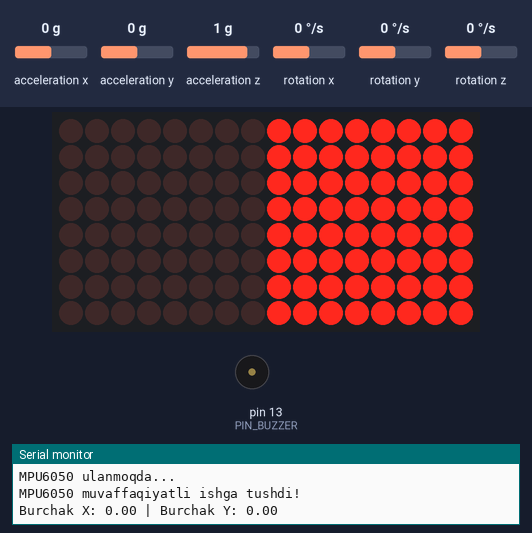
Recording of a sketch running on a simulated Arduino Uno, built with avr-gcc and run on an emulated ATmega328P. On the bench: 16×8 LED matrix, buzzer (waves = sounding), the last lines printed to the serial monitor. Wiring (inferred from the names in the program): 2 × MAX7219 LED driver (orientation assumed): data pin 5; clock pin 4; CS pin 6. The inputs (shaded band) are chosen by the test bench; at power-on: acceleration x 0 g, acceleration y 0 g, acceleration z 1 g, rotation x 0 °/s, rotation y 0 °/s, rotation z 0 °/s. Random numbers use the default seed unless the sketch sets one.

Above: at 3.1 s.
At 4.2 s:
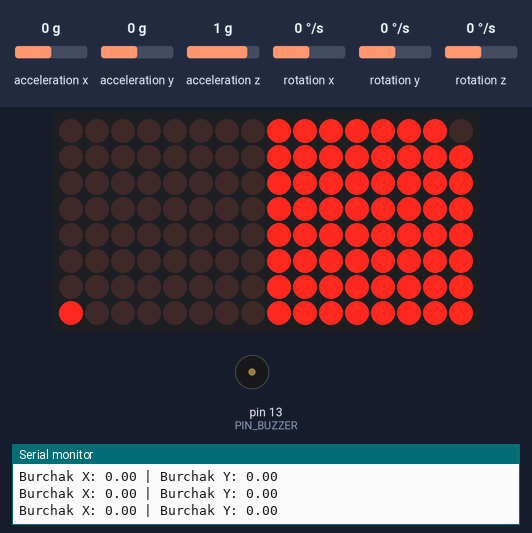
4.3 s: acceleration x set to -1.4 g
At 5.98 s:
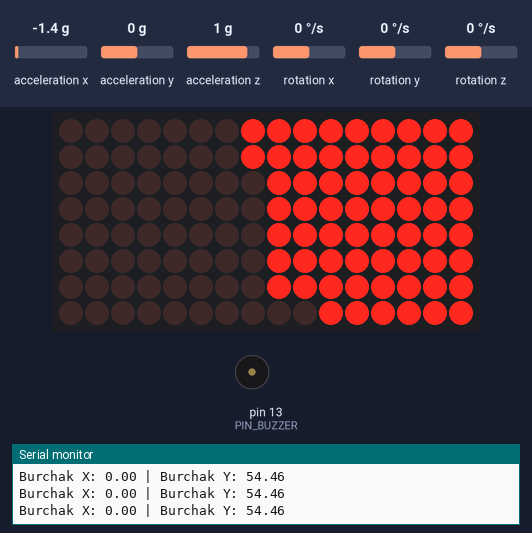
6.2 s: acceleration y set to 0.8 g
8.0 s: acceleration y set to 1.1 g
At 9.5 s:
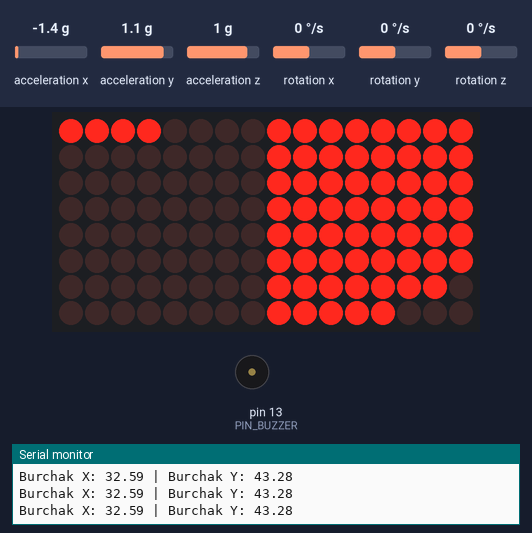
9.9 s: acceleration x set to 0.7 g
12.9 s: acceleration x set to 1 g
At 14.7 s:
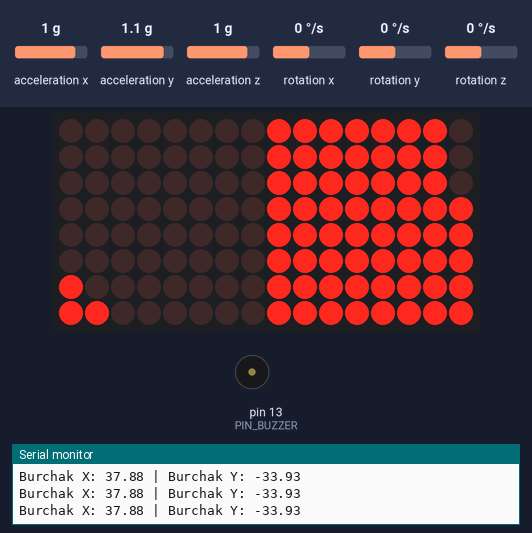
14.8 s: acceleration z set to -1.2 g
17.0 s: acceleration z set to -1.5 g
At 18.1 s:
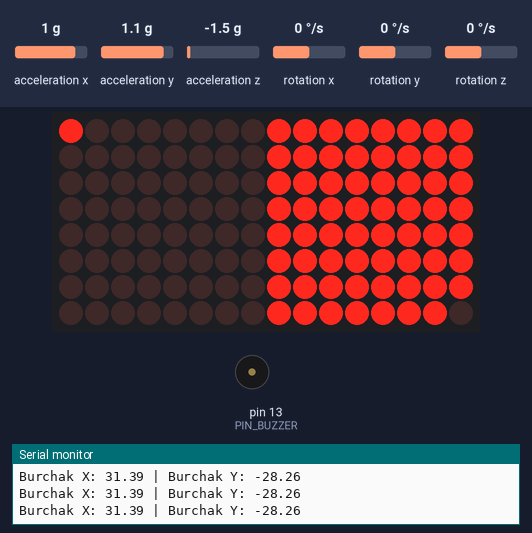
Timing chart, 0 to 20.0 s (numbered marks = the images above; inputs shaded):
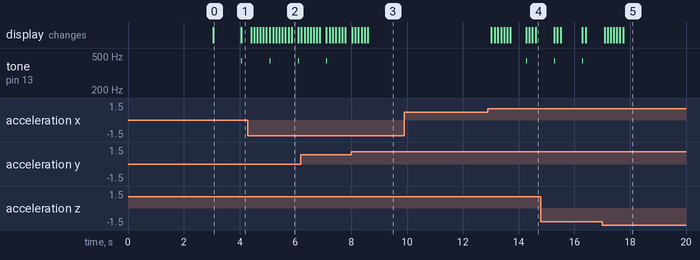

The sketch:

hourglass.ino
```cpp
#include "Arduino.h"
#include "LedControl.h"
#include "Delay.h"
#include <MPU6050_tockn.h>
#include <SoftwareSerial.h>
// RX=5 (ishlatilmaydi), TX=3 (bu pin Bluetooth-ning RXD piniga boradi)
SoftwareSerial myBT(2, 3);
MPU6050 mpu6050(Wire);

#define  MATRIX_A  1
#define  MATRIX_B  0

// Values are 260/330/400
#define ACC_THRESHOLD_LOW 300
#define ACC_THRESHOLD_HIGH 360

// Matrix
#define PIN_DATAIN 5   // DIN
#define PIN_CLK 4      // CLK
#define PIN_LOAD 6     // CS

/*
// Accelerometer
#define PIN_X A1
#define PIN_Y A2


// Rotary Encoder
#define PIN_ENC_1 3
#define PIN_ENC_2 2
#define PIN_ENC_BUTTON 7

*/

#define PIN_BUZZER 13

// Esto tiene en cuenta cómo se montan las matrices.
#define ROTATION_OFFSET 90

// in milliseconds
#define DEBOUNCE_THRESHOLD 500

#define DELAY_FRAME 100        //Velocidad de caida de particulas

#define DEBUG_OUTPUT 1

#define MODE_HOURGLASS 0
#define MODE_SETMINUTES 1
#define MODE_SETHOURS 2

byte delayHours = 0;
byte delayMinutes = 1;
int mode = MODE_HOURGLASS;
int gravity;
LedControl lc = LedControl(PIN_DATAIN, PIN_CLK, PIN_LOAD, 2);
NonBlockDelay d;
int resetCounter = 0;
bool alarmWentOff = false;


/**
 * Obtener retraso entre caídas de partículas (en segundos)
 */
long getDelayDrop() {
  // como tenemos exactamente 60 partículas, no tenemos que multiplicar por 60 y luego dividir por el número de partículas nuevamente
  return delayMinutes + delayHours * 60;
}


#if DEBUG_OUTPUT
void printmatrix() {
  Serial.println(" 0123-4567 ");
  for (int y = 0; y<8; y++) {
    if (y == 4) {
      Serial.println("|----|----|");
    }
    Serial.print(y);
    for (int x = 0; x<8; x++) {
      if (x == 4) {
        Serial.print("|");
      }
      Serial.print(lc.getXY(0,x,y) ? "X" :" ");
    }
    Serial.println("|");
  }
  Serial.println("-----------");
}
#endif


coord getDown(int x, int y) {
  coord xy;
  xy.x = x-1;
  xy.y = y+1;
  return xy;
}
coord getLeft(int x, int y) {
  coord xy;
  xy.x = x-1;
  xy.y = y;
  return xy;
}
coord getRight(int x, int y) {
  coord xy;
  xy.x = x;
  xy.y = y+1;
  return xy;
}


bool canGoLeft(int addr, int x, int y) {
  if (x == 0) return false; // not available
  return !lc.getXY(addr, getLeft(x, y));              // you can go there if this is empty
}
bool canGoRight(int addr, int x, int y) {
  if (y == 7) return false; // not available
  return !lc.getXY(addr, getRight(x, y));             // you can go there if this is empty
}
bool canGoDown(int addr, int x, int y) {
  if (y == 7) return false; // not available
  if (x == 0) return false; // not available
  if (!canGoLeft(addr, x, y)) return false;
  if (!canGoRight(addr, x, y)) return false;
  return !lc.getXY(addr, getDown(x, y));              // you can go there if this is empty
}


void goDown(int addr, int x, int y) {
  lc.setXY(addr, x, y, false);
  lc.setXY(addr, getDown(x,y), true);
}
void goLeft(int addr, int x, int y) {
  lc.setXY(addr, x, y, false);
  lc.setXY(addr, getLeft(x,y), true);
}
void goRight(int addr, int x, int y) {
  lc.setXY(addr, x, y, false);
  lc.setXY(addr, getRight(x,y), true);
}


int countParticles(int addr) {
  int c = 0;
  for (byte y=0; y<8; y++) {
    for (byte x=0; x<8; x++) {
      if (lc.getXY(addr, x, y)) {
        c++;
      }
    }
  }
  return c;
}


bool moveParticle(int addr, int x, int y) {
  if (!lc.getXY(addr,x,y)) {
    return false;
  }

  bool can_GoLeft = canGoLeft(addr, x, y);
  bool can_GoRight = canGoRight(addr, x, y);

  if (!can_GoLeft && !can_GoRight) {
    return false; // we're stuck
  }

  bool can_GoDown = canGoDown(addr, x, y);

  if (can_GoDown) {
    goDown(addr, x, y);
  } else if (can_GoLeft&& !can_GoRight) {
    goLeft(addr, x, y);
  } else if (can_GoRight && !can_GoLeft) {
    goRight(addr, x, y);
  } else if (random(2) == 1) {                  // Podemos ir a izquierda y derecha, pero no abajo
    goLeft(addr, x, y);
  } else {
    goRight(addr, x, y);
  }
  return true;
}


void fill(int addr, int maxcount) {
  int n = 8;
  byte x,y;
  int count = 0;
  for (byte slice = 0; slice < 2*n-1; ++slice) {
    byte z = slice<n ? 0 : slice-n + 1;
    for (byte j = z; j <= slice-z; ++j) {
      y = 7-j;
      x = (slice-j);
      lc.setXY(addr, x, y, (++count <= maxcount));
    }
  }
}


/**
 * Detectar la orientación usando el acelerómetro
 *
 *     | up | right | left | down |
 * --------------------------------
 * 400 |    |       | y    | x    |
 * 330 | y  | x     | x    | y    |
 * 260 | x  | y     |      |      |
 */
int getGravity() {
  mpu6050.update(); // Datchikdan yangi raqamli ma'lumotni olish

  float x = mpu6050.getAngleX();
  float y = mpu6050.getAngleY();

  // MPU6050 burchak qaytaradi (-90 dan +90 gacha)
  if (y < -30) return 0;     // Tepa
  if (x > 30)  return 90;    // O'ng
  if (y > 30)  return 180;   // Past
  if (x < -30) return 270;   // Chap

  return gravity; // O'zgarmasa eski holat
}


int getTopMatrix() {
  return (getGravity() == 90) ? MATRIX_A : MATRIX_B;
}
int getBottomMatrix() {
  return (getGravity() != 90) ? MATRIX_A : MATRIX_B;
}


void resetTime() {
  for (byte i=0; i<2; i++) {
    lc.clearDisplay(i);
  }
  fill(getTopMatrix(), 64);           // cantidad de particulas en la Matriz, si se define un intervalo de minutos u horas el valor debe ser 60
  d.Delay(getDelayDrop() * 1000);
}


/**
 * Atraviese la matriz y compruebe si es necesario mover las partículas
 */
bool updateMatrix() {
  int n = 8;
  bool somethingMoved = false;
  byte x,y;
  bool direction;
  for (byte slice = 0; slice < 2*n-1; ++slice) {
    direction = (random(2) == 1); // randomize if we scan from left to right or from right to left, so the grain doesn't always fall the same direction
    byte z = slice<n ? 0 : slice-n + 1;
    for (byte j = z; j <= slice-z; ++j) {
      y = direction ? (7-j) : (7-(slice-j));
      x = direction ? (slice-j) : j;
      // for (byte d=0; d<2; d++) { lc.invertXY(0, x, y); delay(50); }
      if (moveParticle(MATRIX_B, x, y)) {
        somethingMoved = true;
      };
      if (moveParticle(MATRIX_A, x, y)) {
        somethingMoved = true;
      }
    }
  }
  return somethingMoved;
}


/**
 * Deja que una partícula pase de una matriz a otra
 */
boolean dropParticle() {
  if (d.Timeout()) {
    d.Delay(getDelayDrop() * 1000);
    if (gravity == 0 || gravity == 180) {
      if ((lc.getRawXY(MATRIX_A, 0, 0) && !lc.getRawXY(MATRIX_B, 7, 7)) ||
          (!lc.getRawXY(MATRIX_A, 0, 0) && lc.getRawXY(MATRIX_B, 7, 7))
      ) {
        // for (byte d=0; d<8; d++) { lc.invertXY(0, 0, 7); delay(50); }
        lc.invertRawXY(MATRIX_A, 0, 0);
        lc.invertRawXY(MATRIX_B, 7, 7);
        tone(PIN_BUZZER, 440, 10);
        return true;
      }
    }
  }
  return false;
}


void alarm() {
  for (int i=0; i<5; i++) {
    tone(PIN_BUZZER, 440, 200);
    delay(1000);
  }
}

void resetCheck() {
  int z = analogRead(A3);
  if (z > ACC_THRESHOLD_HIGH || z < ACC_THRESHOLD_LOW) {
    resetCounter++;
    Serial.println(resetCounter);
  } else {
    resetCounter = 0;
  }
  if (resetCounter > 20) {
    Serial.println("RESET!");
    resetTime();
    resetCounter = 0;
  }
}

void displayLetter(char letter, int matrix) {
  // Serial.print("Letter: ");
  // Serial.println(letter);
  lc.clearDisplay(matrix);
  lc.setXY(matrix, 1,4, true);
  lc.setXY(matrix, 2,3, true);
  lc.setXY(matrix, 3,2, true);
  lc.setXY(matrix, 4,1, true);

  lc.setXY(matrix, 3,6, true);
  lc.setXY(matrix, 4,5, true);
  lc.setXY(matrix, 5,4, true);
  lc.setXY(matrix, 6,3, true);

  if (letter == 'M') {
    lc.setXY(matrix, 4,2, true);
    lc.setXY(matrix, 4,3, true);
    lc.setXY(matrix, 5,3, true);
  }
  if (letter == 'H') {
    lc.setXY(matrix, 3,3, true);
    lc.setXY(matrix, 4,4, true);
  }
}


void renderSetMinutes() {
  fill(getTopMatrix(), delayMinutes);
  displayLetter('M', getBottomMatrix());
}
void renderSetHours() {
  fill(getTopMatrix(), delayHours);
  displayLetter('H', getBottomMatrix());
}


void knobClockwise() {
  Serial.println("Clockwise");
  if (mode == MODE_SETHOURS) {
    delayHours = constrain(delayHours+1, 0, 64);
    renderSetHours();
  } else if(mode == MODE_SETMINUTES) {
    delayMinutes = constrain(delayMinutes+1, 0, 64);
    renderSetMinutes();
  }
  Serial.print("Delay: ");
  Serial.println(getDelayDrop());
}
void knobCounterClockwise() {
  Serial.println("Counterclockwise");
  if (mode == MODE_SETHOURS) {
    delayHours = constrain(delayHours-1, 0, 64);
    renderSetHours();
  } else if (mode == MODE_SETMINUTES) {
    delayMinutes = constrain(delayMinutes-1, 0, 64);
    renderSetMinutes();
  }
  Serial.print("Delay: ");
  Serial.println(getDelayDrop());
}


volatile int lastEncoded = 0;
volatile long encoderValue = 0;
long lastencoderValue = 0;
long lastValue = 0;
void updateEncoder() {

/*
  int MSB = digitalRead(PIN_ENC_1); //MSB = most significant bit
  int LSB = digitalRead(PIN_ENC_2); //LSB = least significant bit
*/
  int MSB = 0; //MSB = most significant bit      //Agregado
  int LSB = 0; //LSB = least significant bit     //Agregado


  int encoded = (MSB << 1) |LSB; //converting the 2 pin value to single number
  int sum  = (lastEncoded << 2) | encoded; //adding it to the previous encoded value

  if(sum == 0b1101 || sum == 0b0100 || sum == 0b0010 || sum == 0b1011) encoderValue--;
  if(sum == 0b1110 || sum == 0b0111 || sum == 0b0001 || sum == 0b1000) encoderValue++;

  // Serial.print("Value: ");
  // Serial.println(encoderValue);
  if ((encoderValue % 4) == 0) {
    int value = encoderValue / 4;
    if (value > lastValue) knobClockwise();
    if (value < lastValue) knobCounterClockwise();
    lastValue = value;
  }
  lastEncoded = encoded; //store this value for next time
}


/**
 * Button callback (incl. software debouncer)
 * Esto cambia entre los modos (normal, establecer minutos, establecer horas)
 */
volatile unsigned long lastButtonPushMillis;
void buttonPush() {

  if((long)(millis() - lastButtonPushMillis) >= DEBOUNCE_THRESHOLD) {
    mode = (mode+1) % 3;
    Serial.print("Modo cambiado a: ");
    Serial.println(mode);
    lastButtonPushMillis = millis();

    if (mode == MODE_SETMINUTES) {
      lc.backup(); // we only need to back when switching from MODE_HOURGLASS->MODE_SETMINUTES
      renderSetMinutes();
    }

    if (mode == MODE_SETHOURS) {
      renderSetHours();
    }

    if (mode == MODE_HOURGLASS) {
      lc.clearDisplay(0);
      lc.clearDisplay(1);
      lc.restore();
      resetTime();
    }

  }
}


void setup() {
  Serial.begin(9600);
  Wire.begin();
  myBT.begin(9600);

  Serial.println("MPU6050 ulanmoqda...");
  mpu6050.begin();
  mpu6050.calcGyroOffsets(true);

  Serial.println("MPU6050 muvaffaqiyatli ishga tushdi!"); // Agar shu yozuv chiqsa, datchik ulandi

  for (byte i=0; i<2; i++) {
    lc.shutdown(i, false);
    lc.setIntensity(i, 15);
  }
  resetTime();
}


/**
 * Main loop
 */
void loop() {
  // 1. Datchik ma'lumotlarini yangilash va koordinatalarni chiqarish
  mpu6050.update();
  Serial.print("Burchak X: "); Serial.print(mpu6050.getAngleX());
  Serial.print(" | Burchak Y: "); Serial.println(mpu6050.getAngleY());

  // --- BLUETOOTHNI TEKSHIRISH ---
  if (Serial.available() > 0) {
    String input = Serial.readStringUntil('\n');
    input.trim();
    if (input.length() > 0) {
      int m = input.toInt();
      if (m > 0) {
        delayMinutes = m;
        myBT.print("Taymer: "); myBT.print(m); myBT.println(" min");
        resetTime();
      }
    }
  }

  delay(DELAY_FRAME);

  // Gravitatsiyani aniqlash (bu funksiya ichida ham update bor edi)
  gravity = getGravity();
  lc.setRotation((ROTATION_OFFSET + gravity) % 360);

  // Rejimlarni tekshirish
  if (mode == MODE_SETMINUTES) {
    renderSetMinutes(); return;
  } else if (mode == MODE_SETHOURS) {
    renderSetHours(); return;
  }

  bool moved = updateMatrix();
  bool dropped = dropParticle();

  if (!moved && !dropped && !alarmWentOff && (countParticles(getTopMatrix()) == 0)) {
    alarmWentOff = true;
    alarm();
    resetTime();
  }

  if (dropped) {
    alarmWentOff = false;
  }
}
```

Delay.cpp
```cpp
#include "Delay.h"
void NonBlockDelay::Delay (unsigned long t)
{
  iTimeout = millis() + t;
  return;
};
bool NonBlockDelay::Timeout (void)
{
  return (iTimeout < millis());
}
unsigned long NonBlockDelay::Time(void)
 {
   return iTimeout;
 }
```

Delay.h
```cpp
#if defined(ARDUINO) && ARDUINO >= 100
#include <Arduino.h>
#else
#include <WProgram.h>
#endif
class NonBlockDelay {
    unsigned long iTimeout;
  public:
    void Delay (unsigned long);
    bool Timeout (void);
    unsigned long Time(void);
};
```

Source omitted: LedControl.cpp (8069 bytes), LedControl.h (8058 bytes)

Measured:
- the behaviour switches between 0.9 and 1 g on acceleration y (found by bisection; images 2 and 3)
- the behaviour switches between 0.8 and 0.9 g on acceleration x (found by bisection; images 3 and 4)
- the behaviour switches between -1.3 and -1.4 g on acceleration z (found by bisection; images 4 and 5)
- after the input at 12.9 s, tone on pin 13 (PIN_BUZZER): silent → 440 Hz after 1.4 s, → silent 0.01 s later; the display: first changes after 0.12 s (image 4 shows a later state)
- by itself, tone on pin 13 (PIN_BUZZER): alternates 440 Hz for 0.01 s and silent for 1.0 s
- what the display in image 0 shows lasts 1.0 s, from 3.1 s to 4.1 s
